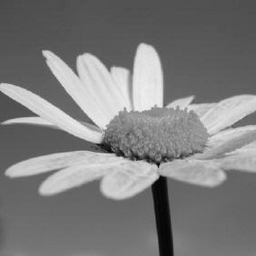
%> input picture TP1/Images/flower.png, 256 x 256 px
$ octave Exo3.m   (GNU Octave 9; MATLAB toolbox functions it lacks are replaced by stand-ins)
%> lines starting %> are read from the running program, lines starting %| are printed output that depends on the picture
 clc;clear variables;close all;

PLANCHER = im2double(imread("Images/flower.png"));
%> PLANCHER: size 256x256 double; min 0, max 0.937, mean 0.49
[h,w] = size(PLANCHER);
%> h = 256; w = 256

Im_bruitee = imnoise(PLANCHER,'salt & pepper',0.5);
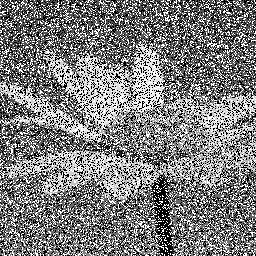
%> Im_bruitee: size 256x256 double; min 0, max 1, mean 0.494

figure(1)
subplot 131
imshow(PLANCHER,[])
subplot 132
imshow(Im_bruitee,[])

Im_filtree = ordfilt2(Im_bruitee,50,ones(10));
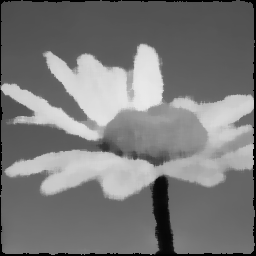
%> Im_filtree: size 256x256 double; min 0, max 0.918, mean 0.477

subplot 133
imshow(Im_filtree,[])

$ run again, with TP1/Images/journal.png copied over TP1/Images/flower.png
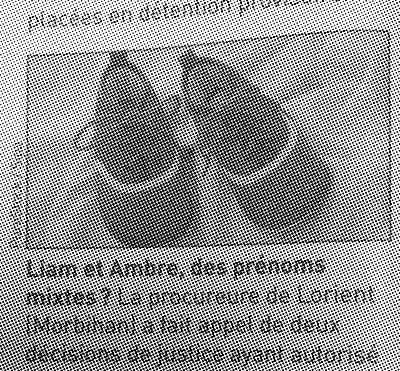
%> input picture TP1/Images/journal.png, 400 x 371 px
%> `Im_bruitee = imnoise(PLANCHER,'salt & pepper',0.5);`:
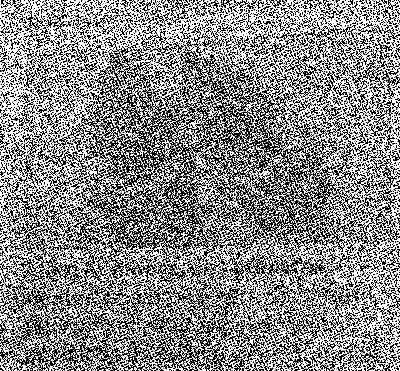
%> Im_bruitee: size 371x400 double; min 0, max 1, mean 0.539
%> `Im_filtree = ordfilt2(Im_bruitee,50,ones(10));`:
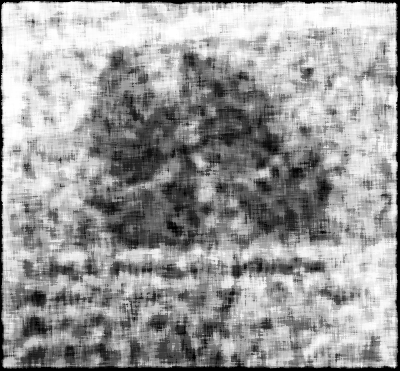
%> Im_filtree: size 371x400 double; min 0, max 1, mean 0.61
